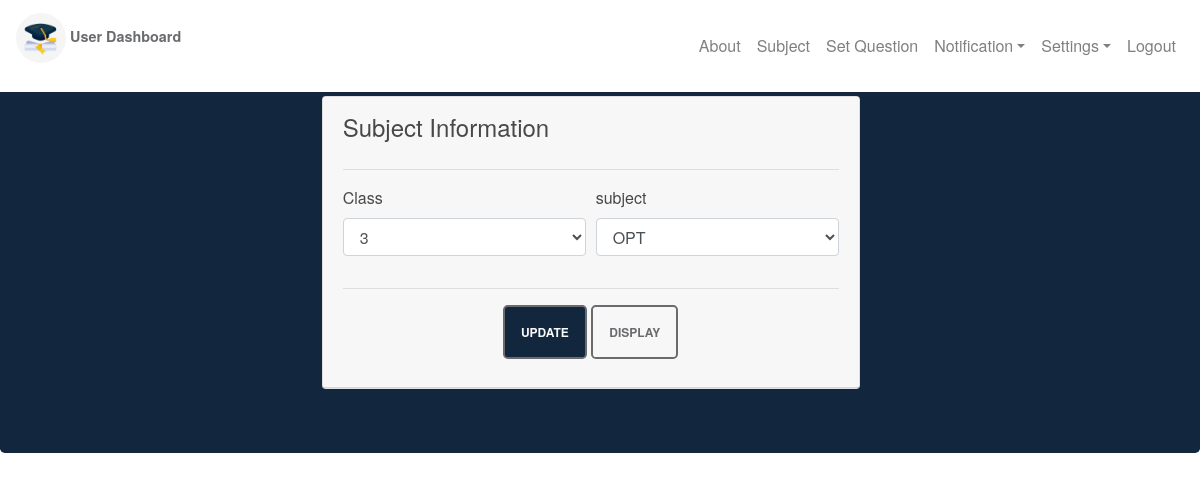
The app's page /Faculty/UpdateSubject.php?id=2 (signed in) with its own data.
### tables this page shows
CREATE TABLE `faculty` (
  `faculty_id` int(11) NOT NULL,
  `name` varchar(30) NOT NULL,
  `email` varchar(255) NOT NULL,
  `password` varchar(50) NOT NULL,
  `phone` bigint(10) NOT NULL,
  `photo` varchar(255) NOT NULL,
  `gender` varchar(6) NOT NULL
);

CREATE TABLE `subject` (
  `id` int(11) NOT NULL,
  `faculty_id` int(11) NOT NULL,
  `class` int(2) NOT NULL,
  `subject` varchar(30) NOT NULL
);

### Faculty/UpdateSubject.php (the view, shortened to what this page needs)
<?php
require_once "header.php"; ?>
<?php
require_once "../connection.php";
if (!isset($_GET['id'])) {
  header('location:subject.php');
} else {
  $id = $_GET['id'];
}
?>
<?php
$sql = "select * from subject where id=$id";
$result = $connect->query($sql);
if ($result->num_rows == 0) {
  header('location:subject.php');
} else {
  $sub = $result->fetch_assoc();
}
  ?>
  <div class="jumbotron h-100" style="background-color: rgb(18, 38, 61);margin-top: 2rem;" >
   <div class="container h-100">
    <div class="row h-100">
    <div class="col-md-1"></div>
    <div class="col-md-6"style="margin-left: 15vw;">
    <div class="card">
      <div class="card-header">
        <form method="post" action="<?php echo $_SERVER['PHP_SELF'] ?>?id=<?php echo $id ?>">
            <fieldset>
              <legend><a id="profile">Subject Information</a></legend>
              <hr>
              <div class="form-row">
                <div class="form-group col-md-6">
               <label  for="class">Class</label>
                <select class="form-control" name= "class" id="class">
                      <option selected><?php echo $sub['class'] ?></option>
                </select>
              </div>
                <div class="form-group col-md-6">
               <label  for="subject">subject</label>
                <select class="form-control" name= "subject" id="subject">
                      <option selected><?php echo $sub['subject'] ?></option>
                </select>
              </div>
              </div>
              </fieldset>
              <hr>
            <div class="form-group" style="padding-left: 4vw;padding-right: 4vw" align="center">
              <input type="submit"  name="updateSubject"class="smallwidth infotrans btn-outline-secondary p-3 btn btn-dark text-light" style="background-color: rgb(18, 38, 61)" value="Update">
              <button class="smallwidth darktrans btn-dark btn  btn-outline-secondary p-3" type="button" onclick="parent.location='subject.php'">Display</button>
            </div>
              </form>
      </div>
  </div>
</div>
</div>
</div>
    <?php require_once "footer.php"; ?>

### Faculty/header.php (shortened to what this page needs)
<!DOCTYPE html>
<html lang="">
<head>
  <link rel="stylesheet" type="text/css" href="../css/color.css">
  <link rel="stylesheet" href="../css/fontawesome.min.css">
  <link href="../css/bootstrap.min.css" rel="stylesheet">
  <link rel="stylesheet" href="../css/index.css">
  <link rel="stylesheet" href="../css/Student.css">
  <link rel="stylesheet" href="https://cdnjs.cloudflare.com/ajax/libs/animate.css/3.7.2/animate.min.css">
</head>
<body>
	<?php session_start();
if(!isset($_SESSION['faculty'])) {
  header('location:http://localhost/exam/header.php?msg=1');
  exit();
}
else {
    $faculty_id = $_SESSION['faculty_id'];
  }?>
<?php
require_once "../connection.php";
$sql = "select * from faculty where faculty_id=$faculty_id";
$result = $connect->query($sql);
if ($result->num_rows == 0) {
  header('location:index.php');
} else {
  $faculty = $result->fetch_assoc();
}
 ?>
  <nav class="navbar navbar-expand-lg navbar-trans navbar-light fixed-top">
	  <a class="navbar-brand d-flex"href="index.php">
	  	<p><img src="<?php echo $faculty['photo'];?>" alt="Logo" class="rounded-circle mx-auto" style="max-height: 50px;width:auto;"> User Dashboard</p>
	  </a>
   		<div class="collapse navbar-collapse" id="collapsibleNavId">
    		<ul class="navbar-nav ml-auto mt-2 mt-md-0 justify-content-end ">
		      <li class="nav-item">
		        <a class="nav-link " href="http://localhost/exam/Faculty/index.php#about">About<span class="sr-only">(current)</span></a>
		      </li>
		      <li class="nav-item">
		        <a class="nav-link " href="http://localhost/exam/Faculty/subject.php">Subject<span class="sr-only">(current)</span></a>
		      </li>
		       <li class="nav-item">
		        <a class="nav-link" href="http://localhost/exam/Faculty/question.php">Set Question</a>
		      </li>
		      <li class="nav-item dropdown">
		        <a class="nav-link dropdown-toggle" href="#" id="dropdownId" data-toggle="dropdown" aria-haspopup="true" aria-expanded="false">Notification</a>
		      </li>
		      <li class="nav-item dropdown">
		        <a class="nav-link dropdown-toggle" href="#" id="dropdownId" data-toggle="dropdown" aria-haspopup="true" aria-expanded="false">Settings</a>
		      </li>
		       <li class="nav-item">
		        <a class="nav-link" href="http://localhost/exam/LogoutFaculty.php">Logout</a>
		      </li>
    		</ul>
  		</div>
	</nav>

### css/color.css (style rules this page uses)
.infotrans { background-color:rgba(23, 162, 184, 0.2); }
.darktrans { background-color:rgba(0, 0, 0, 0.2); }

### css/index.css (style rules this page uses)
body,html { height: inherit; }

### css/Student.css (style rules this page uses)
body { font-family: "Montserrat", "Helvetica Neue", Helvetica, Arial, sans-serif; font-size: 16px; color: #46484a; }
a { color: #59a0d7; }
p { color: #696b6e; font-size: .9rem; }
.navbar-trans { background-color: white; }
a.navbar-brand, a.logo { font-family: "Montserrat", "Helvetica Neue", Helvetica, Arial, sans-serif; color: #fff ; font-size: 2rem; font-weight: bold; margin-top: 0; }
.btn-pt, .btn-outline-pt, .btn-primary, .btn-outline-primary, .btn-secondary, .btn-outline-secondary, .btn-white, .btn-outline-white, .btn-success, .btn-outline-success, .btn-info, .btn-outline-info, .btn-warning, .btn-outline-warning, .btn-danger, .btn-outline-danger { font-size: .75rem; text-transform: uppercase; font-weight: 700; border-radius: .3rem; }
.btn-outline-pt, .btn-outline-primary, .btn-outline-secondary, .btn-outline-white, .btn-outline-success, .btn-outline-info, .btn-outline-warning, .btn-outline-danger { border-width: 0.15rem; }
.btn-outline-secondary, .btn-outline-secondary:visited { color: #696b6e; border-color: #696b6e; background: none; }

### records on screen
faculty: photo (picture)
subject: class "3", subject "OPT"
